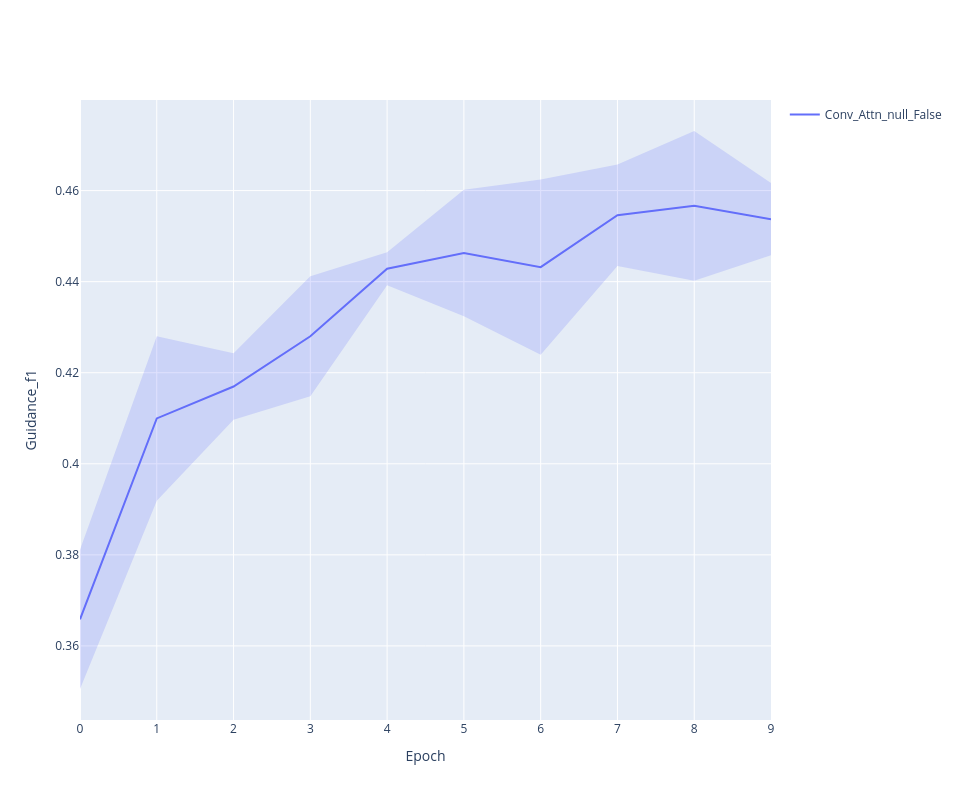

This figure's notebook cell:
### Code cell
line_plot(history, 'guidance_f1')

### Figure 1 — Plotly figure (JSON) as saved in the notebook; plotly's stock layout.template omitted (floating-point values rounded to 4 significant figures)
{"data": [{"line": {"color": "#636EFA"}, "mode": "lines", "name": "Conv_Attn_null_False", "type": "scatter", "x": [0, 1, 2, 3, 4, 5, 6, 7, 8, 9], "y": [0.3658, 0.41, 0.417, 0.428, 0.4428, 0.4463, 0.4432, 0.4546, 0.4567, 0.4537]}, {"line": {"width": 0}, "marker": {"color": "#444"}, "mode": "lines", "showlegend": false, "type": "scatter", "x": [0, 1, 2, 3, 4, 5, 6, 7, 8, 9], "y": [0.3811, 0.428, 0.4243, 0.4412, 0.4464, 0.4602, 0.4624, 0.4658, 0.4731, 0.4617]}, {"fill": "tonexty", "fillcolor": "rgba(99, 110, 250,0.2)", "line": {"width": 0}, "marker": {"color": "#444"}, "mode": "lines", "showlegend": false, "type": "scatter", "x": [0, 1, 2, 3, 4, 5, 6, 7, 8, 9], "y": [0.3505, 0.3919, 0.4097, 0.4148, 0.4392, 0.4324, 0.4239, 0.4434, 0.4402, 0.4458]}], "layout": {"height": 800, "width": 960, "xaxis": {"title": {"text": "Epoch"}}, "yaxis": {"title": {"text": "Guidance_f1"}}}}
